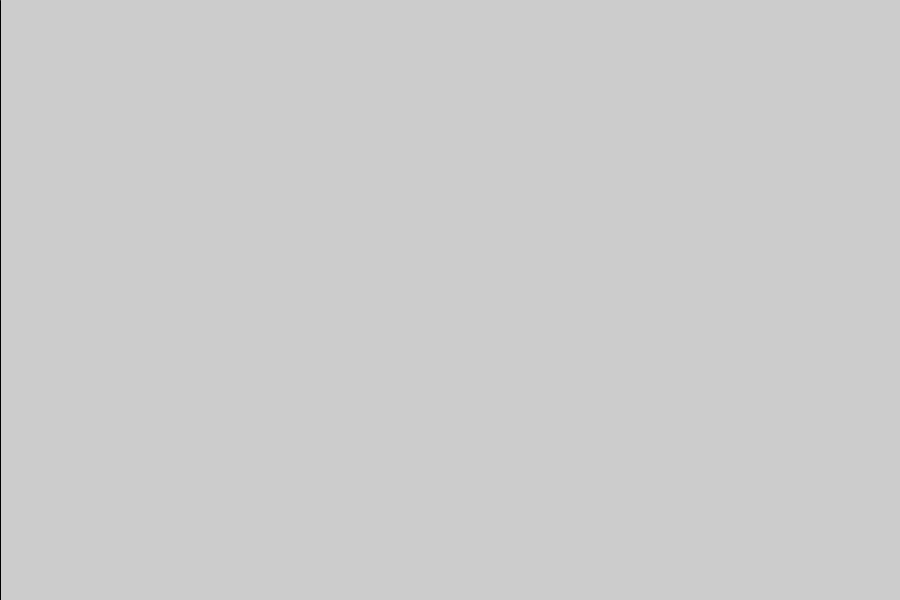
Frame 1 (no input)
Frame 60 (the mouse pressed at the canvas centre just before this capture): identical to frame 1, image omitted
Frame 120 (the mouse held since frame 60 and released just before this capture): blank canvas, image omitted

The Processing sketch that drew this single still picture (run headless with seeded random() and noise(); from frame 60 on, the mouse is pressed at the canvas centre):

// Processing sketch: ART331_27_BasicAnimation02
// ── ART331_27_BasicAnimation02.pde
int x = 0;

void setup() {
  size(900, 600);
}

void draw() {
  background(204);
  line(x, 0, x, height);
  
  float easing = 0.2;
  int diff = mouseX - x;
  x += diff * easing;
}
